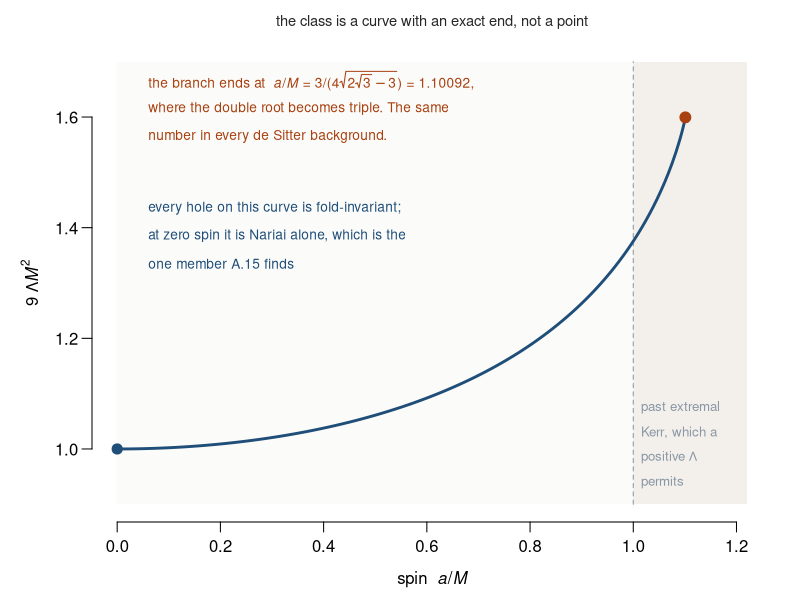
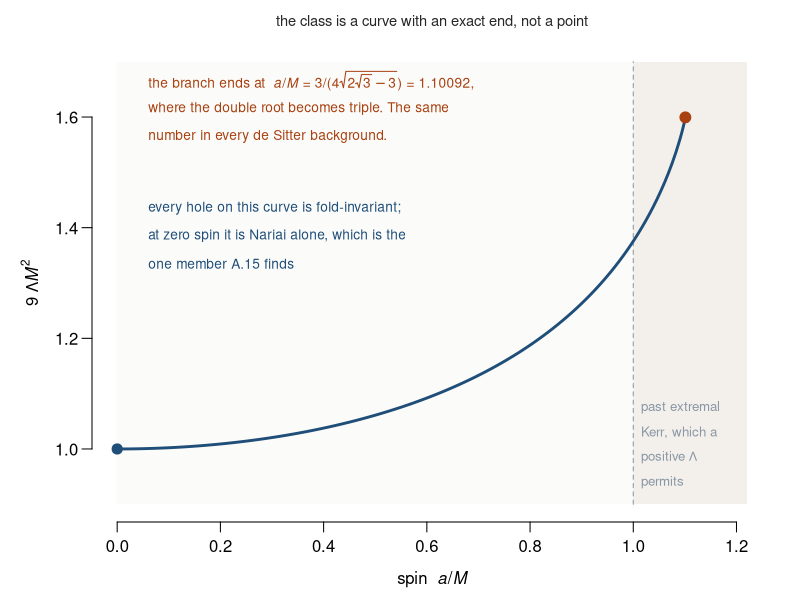

Reproduce these figures in R, in order.
#!/usr/bin/env Rscript
# fig_spin_branch.R -- Section 6: the fold-invariant class is a curve, and it has an exact end.
#
# Kerr-de Sitter has Delta_r = (r^2+a^2)(1 - Lam r^2/3) - 2 M r. Everything dimensionless:
# write r = M rho, a = M alpha, y = Lam M^2, so
#     Delta_r / M^2 = -(y/3) rho^4 + (1 - y alpha^2 / 3) rho^2 - 2 rho + alpha^2 .
# A fold-invariant hole needs the black-hole and cosmological horizons to coincide, which is
# a DOUBLE root of Delta_r. For each alpha that fixes y, so the class is a curve in the
# (a/M, 9 Lam M^2) plane rather than the single point A.15 finds at zero spin.
#
# The curve ends where the double root becomes triple. Matching
#     -(Lam/3)(r - r0)^3 (r + 3 r0)
# term by term gives Lam r0^2 = 2 sqrt(3) - 3 =: u, then M = (4/3) u r0 and a = sqrt(u) r0, so
#     a/M   = 3 / (4 sqrt(u)) = 1.1009173688      (the same in every de Sitter background)
#     9LamM^2 = 16 u^3
# Both are checked below against the numerical branch.
# Arithmetic and the isometry check: checks/calc/kerr_de_sitter_nariai.R

u     <- 2*sqrt(3) - 3
a_end <- 3 / (4 * sqrt(u))
y_end <- 16 * u^3                      # this is 9 Lam M^2, not Lam M^2
stopifnot(abs(a_end - 1.1009173688) < 1e-9)

# Solving the double-root condition by hunting roots of Delta_r fails near the end of the
# branch, where three of them coincide and polyroot loses two thirds of its digits. Eliminate
# instead. With A = 1 - y alpha^2/3, Delta = 0 and Delta' = 0 give A = (1 + (2y/3) rho^3)/rho
# from the second; substituting into the first collapses it to y = 3(rho - alpha^2)/rho^4, and
# putting both back into the definition of A leaves ONE quartic in rho alone:
#
#       rho^4 - 3 rho^3 + 2 alpha^2 rho^2 - alpha^2 rho + alpha^4 = 0 .
#
# At alpha = 0 that is rho^3(rho - 3), so rho = 3 and y = 1/9: Nariai, 9 Lam M^2 = 1. The branch
# is this quartic's largest real root, and it ENDS where that root disappears.

branch <- function(al) {
  cf <- c(al^4, -al^2, 2*al^2, -3, 1)          # constant first, for polyroot
  z  <- polyroot(cf); rr <- Re(z[abs(Im(z)) < 1e-6 * pmax(1, abs(Re(z)))])
  rr <- rr[rr > 0]
  if (!length(rr)) return(c(NA, NA))
  rho <- max(rr)
  y   <- 3 * (rho - al^2) / rho^4
  if (!is.finite(y) || y <= 0) return(c(NA, NA))
  c(9 * y, rho)
}

als <- c(seq(0, 1.09, length.out = 150), seq(1.0905, a_end, length.out = 90))
br  <- t(sapply(als, branch))
ys  <- br[,1]; rhos <- br[,2]
good <- is.finite(ys)
cat("=== the fold-invariant branch in Kerr-de Sitter ===\n\n")
cat(sprintf("  at a/M = 0        9 Lam M^2 = %.6f   (Nariai, exactly 1)\n", ys[1]))
last <- max(which(good))
cat(sprintf("  at a/M = %.6f  9 Lam M^2 = %.6f\n", als[last], ys[last]))
cat(sprintf("  closed form endpoint: a/M = %.10f, 9 Lam M^2 = 16 u^3 = %.6f\n", a_end, y_end))
cat(sprintf("  numerical endpoint agrees to %.2e in 9 Lam M^2\n", abs(ys[last] - y_end)))
stopifnot(abs(ys[1] - 1) < 1e-8, abs(ys[last] - y_end) < 1e-6, abs(als[last] - a_end) < 1e-9)

# The check must be able to fail: past the endpoint no double root exists at all.
cat(sprintf("\n  past the end, at a/M = %.4f: branch returns %s\n", a_end + 0.02,
            ifelse(is.na(branch(a_end + 0.02)[1]), "no merged pair, as it must", "SOMETHING")))
stopifnot(is.na(branch(a_end + 0.05)[1]))
cat(sprintf("  and the Kerr bound a/M = 1 is crossed at 9 Lam M^2 = %.4f, which a positive\n",
            approx(als[good], ys[good], 1)$y))
cat("  Lambda permits: extremal Kerr is not the limit here.\n")

ink <- "grey15"; c1 <- "#1f4e79"; mark <- "#a8400f"; grey <- "#8a97a4"
draw <- function() {
  par(mar = c(3.9, 4.6, 2.2, 1.4), mgp = c(2.5, 0.7, 0), xpd = FALSE)
  plot(NA, xlim = c(0, 1.22), ylim = c(0.90, 1.70), axes = FALSE,
       xlab = expression(paste("spin  ", italic(a), "/", italic(M))),
       ylab = expression(paste("9 ", Lambda, italic(M)^2)))
  rect(0, 0.90, 1.22, 1.70, col = "#fbfbfa", border = NA)
  axis(1, at = seq(0, 1.2, 0.2)); axis(2, at = seq(1.0, 1.6, 0.2), las = 1)

  rect(1, 0.90, 1.22, 1.70, col = "#f3f0ec", border = NA)
  segments(1, 0.90, 1, 1.70, col = grey, lty = 2)
  text(1.015, 1.075, "past extremal", col = grey, cex = 0.80, adj = 0)
  text(1.015, 1.030, "Kerr, which a", col = grey, cex = 0.80, adj = 0)
  text(1.015, 0.985, expression(paste("positive ", Lambda)), col = grey, cex = 0.80, adj = 0)
  text(1.015, 0.940, "permits", col = grey, cex = 0.80, adj = 0)

  lines(als[good], ys[good], col = c1, lwd = 2.8)

  points(a_end, y_end, pch = 19, cex = 1.45, col = mark)
  text(0.06, 1.665, expression(paste("the branch ends at  ", italic(a), "/", italic(M), " = 3/(4",
       sqrt(2*sqrt(3) - 3), ") = 1.10092,")), col = mark, cex = 0.82, adj = 0)
  text(0.06, 1.615, "where the double root becomes triple. The same", col = mark, cex = 0.82, adj = 0)
  text(0.06, 1.565, "number in every de Sitter background.", col = mark, cex = 0.82, adj = 0)

  points(0, 1, pch = 19, cex = 1.35, col = c1)
  text(0.06, 1.435, "every hole on this curve is fold-invariant;", col = c1, cex = 0.82, adj = 0)
  text(0.06, 1.385, "at zero spin it is Nariai alone, which is the", col = c1, cex = 0.82, adj = 0)
  text(0.06, 1.335, "one member A.15 finds", col = c1, cex = 0.82, adj = 0)

  mtext("the class is a curve with an exact end, not a point", side = 3, line = 0.7,
        cex = 0.88, col = ink)
}
for (f in c("paper/fig_companion_spinbranch.pdf", "paper/fig_companion_spinbranch.png")) {
  if (grepl("pdf$", f)) pdf(f, width = 7.4, height = 4.5) else png(f, width = 1150, height = 700, res = 150)
  draw(); invisible(dev.off()); cat("  wrote", f, "\n")
}
